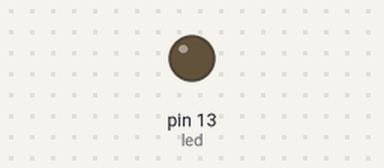
Bench run of a sketch on a simulated Arduino Uno, built with avr-gcc and run on an emulated ATmega328P. On the bench: output pins drawn as LEDs (lit = HIGH).

Above: at 1.5 s.
At 4.1 s:
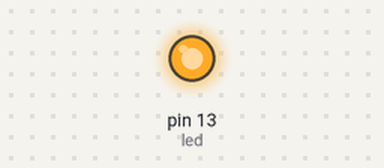
Timing chart, 0 to 9.4 s (numbered marks = the images above):
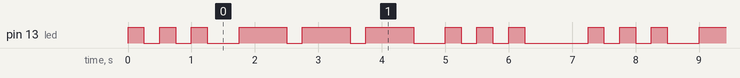

The sketch:

SOS.ino
```cpp
/*
  SOS
  LED blinks out SOS in Morse Code
*/

// Pin 13 has an LED connected on most Arduino boards.
// give it a name:
int led = 13;

// the setup routine runs once when you press reset:
void setup() {
  // initialize the digital pin as an output.
  pinMode(led, OUTPUT);
}

// basic unit of time .25s
int pause = 250;

// is function for blinking SOS
void sos()
{
  // first letter is S ...
  digitalWrite(led, HIGH); // led on
  delay(pause);             // leave led on for 0.25s
  digitalWrite(led, LOW);  // led off
  delay(pause);             // leave led off for 0.25s
  digitalWrite(led, HIGH); // led on
  delay(pause);
  digitalWrite(led, LOW);
  delay(pause);
  digitalWrite(led, HIGH);
  delay(pause);
  digitalWrite(led, LOW);
  delay(2 * pause);
  // second letter is O ---
  digitalWrite(led, HIGH);
  delay(3 * pause);
  digitalWrite(led, LOW);
  delay(pause);
  digitalWrite(led, HIGH);
  delay(3 * pause);
  digitalWrite(led, LOW);
  delay(pause);
  digitalWrite(led, HIGH);
  delay(3 * pause);
  digitalWrite(led, LOW);
  delay(2 * pause);
  // third letter is S ...
  digitalWrite(led, HIGH);
  delay(pause);
  digitalWrite(led, LOW);
  delay(pause);
  digitalWrite(led, HIGH);
  delay(pause);
  digitalWrite(led, LOW);
  delay(pause);
  digitalWrite(led, HIGH);
  delay(pause);
  digitalWrite(led, LOW);
  delay(4 * pause);
}

// the loop routine runs over and over again forever:
void loop() {
  sos(); // send for help
}
```

Measured:
- by itself, pin 13 (led): repeats every 7.3 s: 2 × (LOW 0.25 s, HIGH 0.25 s), LOW 0.50 s, 2 × (HIGH 0.75 s, LOW 0.25 s), HIGH 0.75 s, LOW 0.50 s, 2 × (HIGH 0.25 s, LOW 0.25 s), HIGH 0.25 s, LOW 1.0 s, HIGH 0.25 s
- by itself, everything shown: repeats every 7.3 s, in 18 steps
